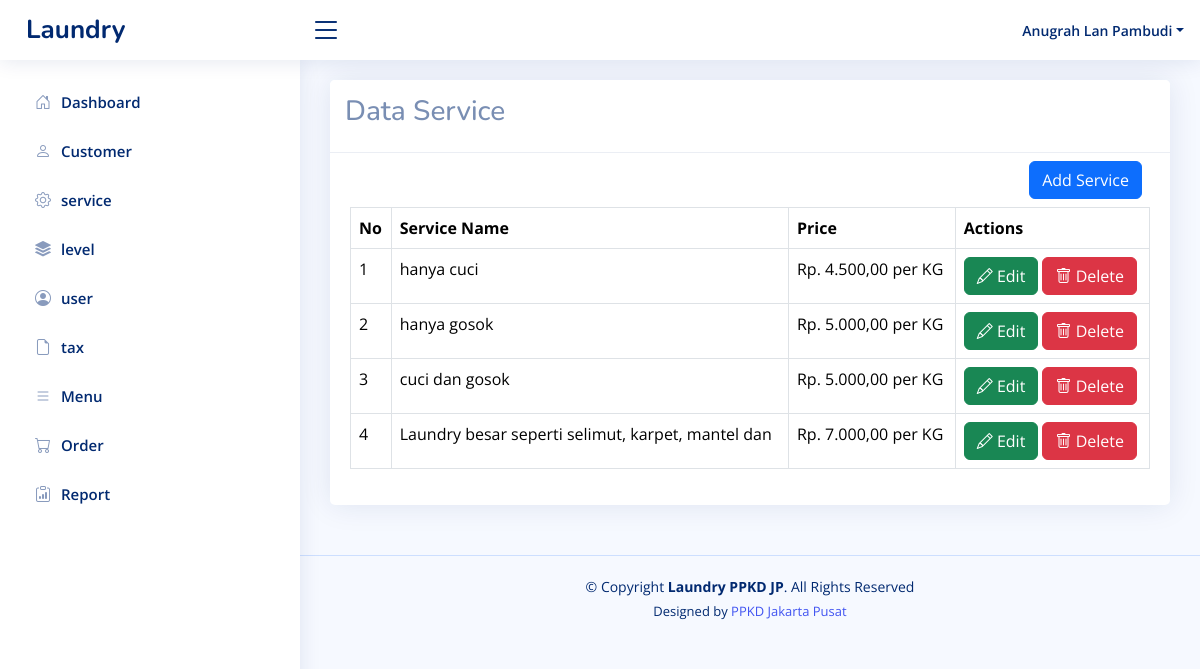
The page /home.php?page=service (signed in) on the database its author committed.
### tables this page shows
CREATE TABLE `level_menus` (
  `id` int(11) NOT NULL,
  `level_id` int(11) NOT NULL,
  `menu_id` int(11) NOT NULL,
  `created_at` timestamp NOT NULL DEFAULT current_timestamp(),
  `updated_at` timestamp NULL DEFAULT NULL ON UPDATE current_timestamp()
);

CREATE TABLE `menus` (
  `id` int(11) NOT NULL,
  `name` varchar(30) NOT NULL,
  `icon` varchar(30) NOT NULL,
  `link` varchar(30) NOT NULL,
  `order` int(11) NOT NULL,
  `created_at` timestamp NOT NULL DEFAULT current_timestamp(),
  `updated_at` timestamp NULL DEFAULT NULL ON UPDATE current_timestamp()
);

CREATE TABLE `services` (
  `id` int(11) NOT NULL,
  `name` varchar(50) NOT NULL,
  `price` int(11) NOT NULL,
  `description` text NOT NULL,
  `created_at` timestamp NOT NULL DEFAULT current_timestamp(),
  `updated_at` timestamp NULL DEFAULT NULL ON UPDATE current_timestamp()
);

### pages/service.php (the view, shortened to what this page needs)
<?php
$query = mysqli_query($config, 'SELECT * FROM services');
$services = mysqli_fetch_all($query, MYSQLI_ASSOC);
?>
<!DOCTYPE html>
<html lang="en">
<head>
</head>
<body>
    <div class="row">
        <div class="col-sm-12">
            <div class="card">
                <div class="card-header">
                    <h3 class="card-tittle">Data Service</h3>
                </div>
                <div class="card-body">
                    <div class="d-flex justify-content-end m-2">
                        <a href="?page=tambah-service" class="btn btn-primary">Add Service</a>
                    </div>
                    <table class="table table-bordered">
                        <tr>
                            <th>No</th>
                            <th>Service Name</th>
                            <th>Price</th>
                            <th>Actions</th>
                        </tr>
                        <?php
                        foreach($services as $key => $service){
                            ?>
                        <tr>
                            <td> <?php echo $key + 1; ?></td>
                            <td> <?php echo $service['name']; ?></td>
                            <td><?php echo 'Rp. ' . number_format($service['price'], 2, ',', '.') . ' per KG'; ?></td>
                            <td>
                                <a href="?page=tambah-service&edit=<?php echo $service['id']; ?>" class="btn btn-success"><i class="bi bi-pencil"></i> Edit</a>
                                <form class="d-inline" action="?page=service&delete=<?php echo $service['id']; ?>" method="post"
                                    onclick="return confirm('Are you sure for delete this?')">
                                    <button type="submit" class="btn btn-danger"><i class="bi bi-trash"></i> Delete</button>
                                </form>
                            </td>
                        </tr>
                        <?php
                        }
                        ?>
                    </table>
                </div>
            </div>
        </div>
    </div>
</body>
</html>

### home.php (shortened to what this page needs)
<?php
include 'config/config.php';
?>
<!DOCTYPE html>
<html lang="en">
<head>
    <link href="assets/vendor/bootstrap/css/bootstrap.min.css" rel="stylesheet">
    <link href="assets/vendor/bootstrap-icons/bootstrap-icons.css" rel="stylesheet">
    <link href="assets/vendor/boxicons/css/boxicons.min.css" rel="stylesheet">
    <link href="assets/vendor/quill/quill.snow.css" rel="stylesheet">
    <link href="assets/vendor/quill/quill.bubble.css" rel="stylesheet">
    <link href="assets/vendor/remixicon/remixicon.css" rel="stylesheet">
    <link href="assets/vendor/simple-datatables/style.css" rel="stylesheet">
    <link href="assets/css/style.css" rel="stylesheet">
</head>
<body>
    <?php include 'inc/header.php'; ?>
    <?php include 'inc/sidebar.php'; ?>
    <main id="main" class="main">
        <?php
        if (isset($_GET['page'])) {
            if (file_exists('pages/' . $_GET['page'] . '.php')) {
                include 'pages/' . $_GET['page'] . '.php';
            }else{
                include 'pages/notfound.php';
            }
        } else {
            include 'pages/dashboard.php';
        }
        ?>
    </main>
    <footer id="footer" class="footer">
        <div class="copyright">
            &copy; Copyright <strong><span>Laundry PPKD JP</span></strong>. All Rights Reserved
        </div>
        <div class="credits">
            Designed by <a href="https://bootstrapmade.com/">PPKD Jakarta Pusat</a>
        </div>
    </footer>
</body>
</html>

### inc/header.php (shortened to what this page needs)
<header id="header" class="header fixed-top d-flex align-items-center">
    <div class="d-flex align-items-center justify-content-between">
      <a href="?page=dashboard" class="logo d-flex align-items-center">
        <span class="d-none d-lg-block">Laundry</span>
      </a>
      <i class="bi bi-list toggle-sidebar-btn"></i>
    </div>
    <nav class="header-nav ms-auto">
      <ul class="d-flex align-items-center">
        <li class="nav-item dropdown pe-3">
          <a class="nav-link nav-profile d-flex align-items-center pe-0" href="#" data-bs-toggle="dropdown">
            <span class="d-none d-md-block dropdown-toggle ps-2"><?php echo $_SESSION['NAME']?? ''?></span>
          </a>
        </li>
      </ul>
    </nav>
  </header>

### inc/sidebar.php
<?php
$level_id = $_SESSION['LEVEL_ID'] ?? '';
$queryLevelMenu = mysqli_query(
    $config,
    "SELECT menus.*, level_menus.level_id
     FROM menus
     JOIN level_menus ON menus.id = level_menus.menu_id
     WHERE level_menus.level_id ='$level_id'
     ORDER BY menus.`order` ASC"
);
$rowLevelMenus = mysqli_fetch_all($queryLevelMenu, MYSQLI_ASSOC);
?>
<aside id="sidebar" class="sidebar">
    <ul class="sidebar-nav" id="sidebar-nav">
        <?php foreach($rowLevelMenus as $rowLevelMenu): ?>
        <li class="nav-item">
            <a class="nav-link collapsed" href="?page=<?php echo $rowLevelMenu['link']; ?>">
                <i class="<?php echo $rowLevelMenu['icon']; ?>"></i>
                <span><?php echo $rowLevelMenu['name']; ?></span>
            </a>
        </li>
        <?php endforeach; ?>
    </ul>
</aside>

### assets/css/style.css (style rules this page uses)
:root { scroll-behavior: smooth; }
body { font-family: "Open Sans", sans-serif; background: #f6f9ff; color: #444444; }
a { color: #4154f1; text-decoration: none; }
h1, h2, h3, h4, h5, h6 { font-family: "Nunito", sans-serif; }
#main { margin-top: 60px; padding: 20px 30px; transition: all 0.3s; }
.card { margin-bottom: 30px; border: none; border-radius: 5px; box-shadow: 0px 0 30px rgba(1, 41, 112, 0.1); }
.card-header, .card-footer { border-color: #ebeef4; background-color: #fff; color: #798eb3; padding: 15px; }
.card-body { padding: 0 20px 20px 20px; }
.logo { line-height: 1; }
@media (min-width: 1200px) { .logo { width: 280px; } }
.logo span { font-size: 26px; font-weight: 700; color: #012970; font-family: "Nunito", sans-serif; }
.header { transition: all 0.5s; z-index: 997; height: 60px; box-shadow: 0px 2px 20px rgba(1, 41, 112, 0.1); background-color: #fff; padding-left: 20px; }
.header .toggle-sidebar-btn { font-size: 32px; padding-left: 10px; cursor: pointer; color: #012970; }
.header-nav ul { list-style: none; }
.header-nav>ul { margin: 0; padding: 0; }
.header-nav .nav-profile { color: #012970; }
.header-nav .nav-profile span { font-size: 14px; font-weight: 600; }
.sidebar { position: fixed; top: 60px; left: 0; bottom: 0; width: 300px; z-index: 996; transition: all 0.3s; padding: 20px; overflow-y: auto; scrollbar-width: thin; scrollbar-color: #aab7cf transparent; box-shadow: 0px 0px 20px rgba(1, 41, 112, 0.1); background-color: #fff; }
@media (min-width: 1200px) { #main, #footer { margin-left: 300px; } }
.sidebar-nav { padding: 0; margin: 0; list-style: none; }
.sidebar-nav li { padding: 0; margin: 0; list-style: none; }
.sidebar-nav .nav-item { margin-bottom: 5px; }
.sidebar-nav .nav-link { display: flex; align-items: center; font-size: 15px; font-weight: 600; color: #4154f1; transition: 0.3; background: #f6f9ff; padding: 10px 15px; border-radius: 4px; }
.sidebar-nav .nav-link i { font-size: 16px; margin-right: 10px; color: #4154f1; }
.sidebar-nav .nav-link.collapsed { color: #012970; background: #fff; }
.sidebar-nav .nav-link.collapsed i { color: #899bbd; }
.footer { padding: 20px 0; font-size: 14px; transition: all 0.3s; border-top: 1px solid #cddfff; }
.footer .copyright { text-align: center; color: #012970; }
.footer .credits { padding-top: 5px; text-align: center; font-size: 13px; color: #012970; }

### rows shown on the page
level_menus: menu.name "Dashboard"
level_menus: menu.name "Customer"
level_menus: menu.name "service"
level_menus: menu.name "level"
level_menus: menu.name "user"
level_menus: menu.name "tax"
level_menus: menu.name "Menu"
level_menus: menu.name "Order"
level_menus: menu.name "Report"
services: name "hanya cuci", price "4.500,00"
services: name "hanya gosok", price "5.000,00"
services: name "cuci dan gosok", price "5.000,00"
services: name "Laundry besar seperti selimut, karpet, mantel dan", price "7.000,00"

### other values the page prints
$_SESSION['NAME'] "Anugrah Lan Pambudi"
